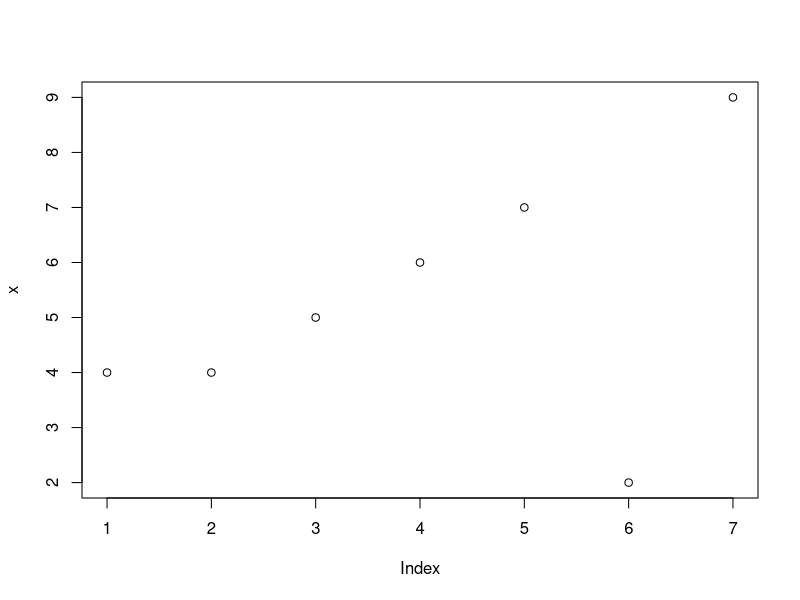
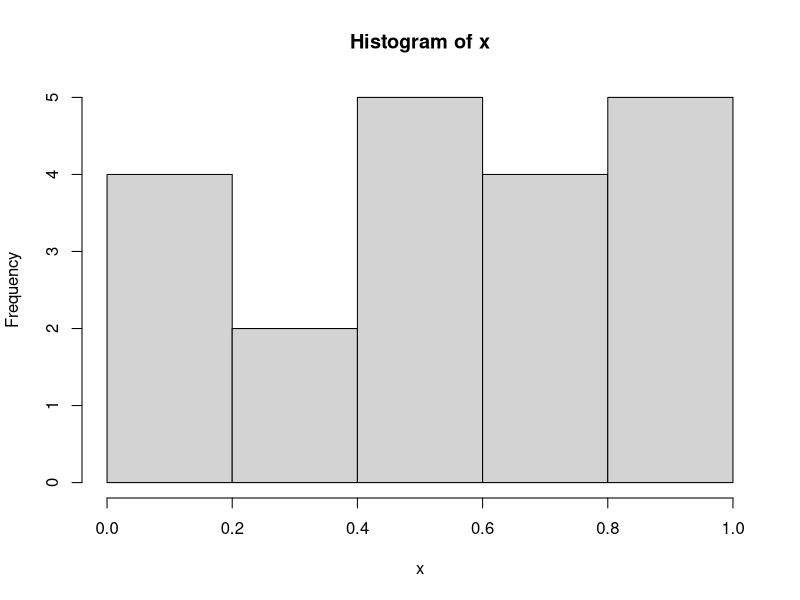
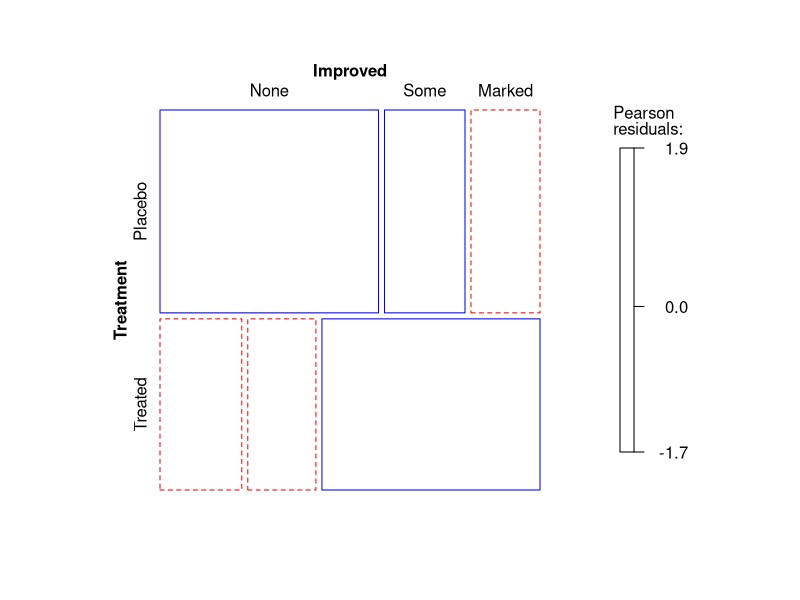
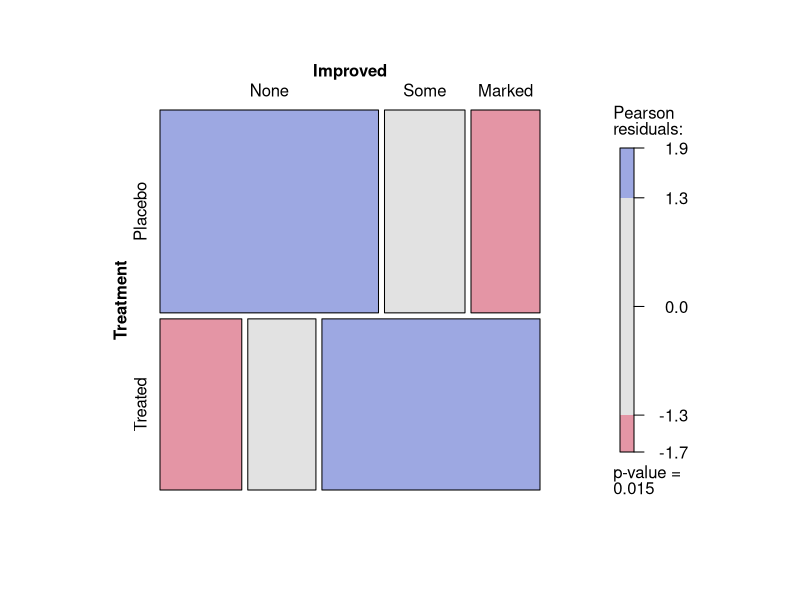

These figures' R source, in order:
## R for data analysis
## Part 1


x <- c(4, 4, 5, 6, 7, 2, 9)     
length(x) ; mean(x)
plot(x)  # plot the vector


x <- runif(20)
summary(x)
hist(x)


# sample session
install.packages("vcd")
help(package="vcd")
library(vcd)
help(Arthritis)
Arthritis
example(Arthritis)